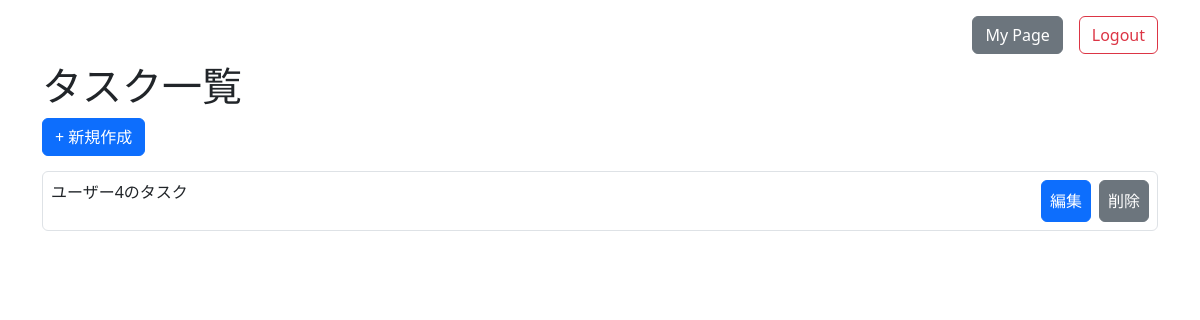
The app's page / (signed in), older data.
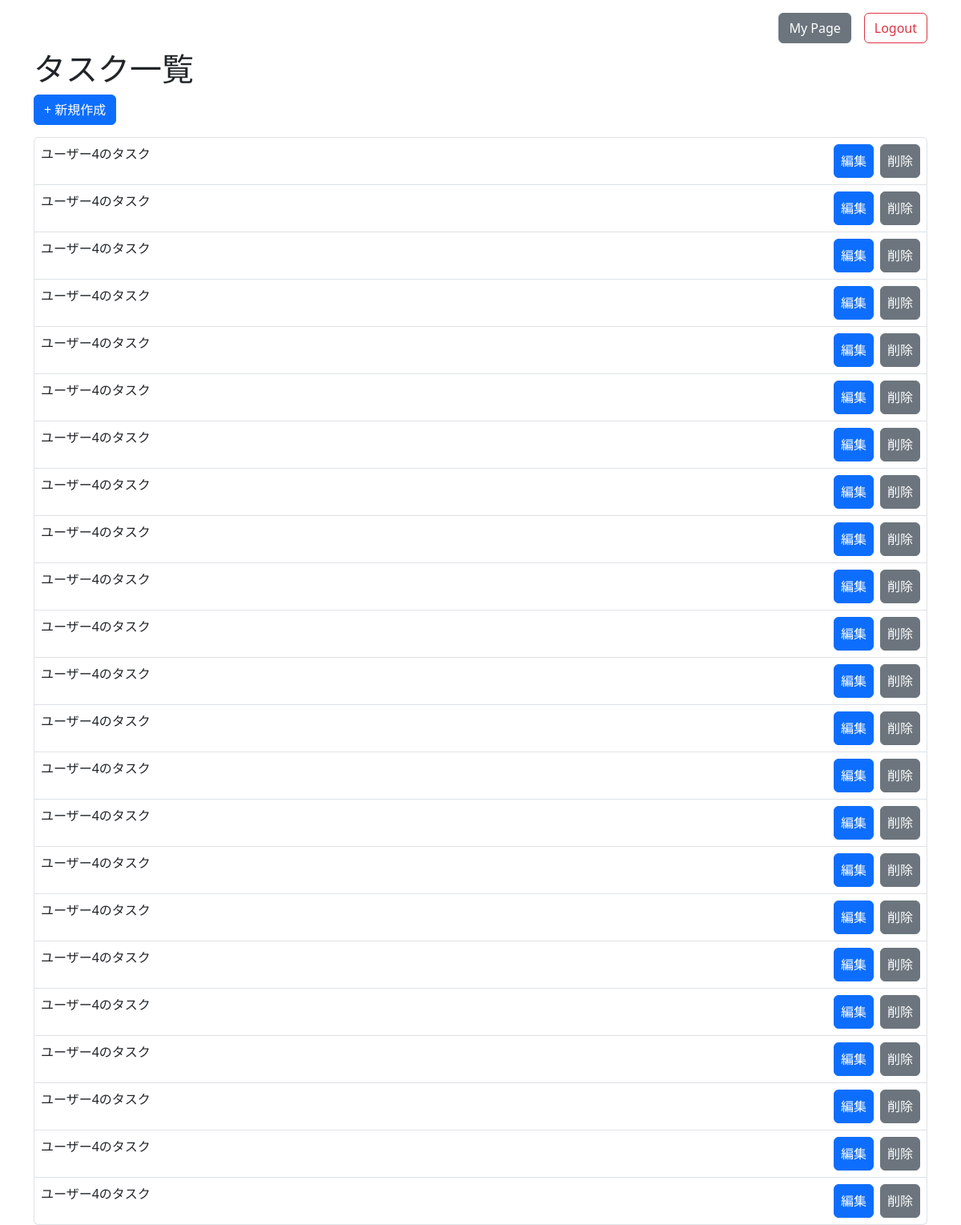
The same page, newer data.
### tables this page shows
CREATE TABLE tasks (
                id INTEGER PRIMARY KEY AUTOINCREMENT,
                title TEXT NOT NULL,
                done INTEGER NOT NULL DEFAULT 0,
                user_id INTEGER
            );

### app.py (the view)
@app.route("/")
@login_required
def index():
    tasks = db.fetch_all_by_user(current_user.id)
    return render_template("index.html", tasks=tasks)

### app.py (called while the page is built)
@login_manager.user_loader
def load_user(user_id):
    conn = sqlite3.connect("tasks.db")
    c = conn.cursor()
    c.execute("SELECT id, username FROM users WHERE id = ?", (user_id,))
    row = c.fetchone()
    conn.close()
    if row:
        return User(row[0], row[1])
    return None

### db.py (called while the page is built)
def get_connection():
    return sqlite3.connect(DB_NAME)

def fetch_all_by_user(user_id):
    with closing(get_connection()) as conn:
        c = conn.cursor()
        c.execute(
            "SELECT id, title, done FROM tasks WHERE user_id = ? ORDER BY id DESC",
            (user_id,)
        )
        return c.fetchall()

### templates/index.html (shortened to what this page needs)
<!DOCTYPE html>
<html lang="ja">
  <head>
    <link
      href="https://cdn.jsdelivr.net/npm/bootstrap@5.3.0/dist/css/bootstrap.min.css"
      rel="stylesheet"
    />
  </head>
  <body>
    <div class="container-md mt-3">
      <div class="d-flex justify-content-end mb-2">
        <a class="btn btn-secondary me-3" href="/mypage">My Page</a>
        <a class="btn btn-outline-danger" href="/logout">Logout</a>
      </div>
      <h1>タスク一覧</h1>
      <a class="btn btn-primary" style="margin-bottom: 15px" href="/new"
        >+ 新規作成</a
      >
      <ul class="list-group">
        {% for id, title, done in tasks %}
        <li class="list-group-item p-2">
          {{ title }} {% if done %}(done){% endif %}
          <a
            class="btn btn-secondary p-2"
            href="/delete/{{ id }}"
            style="float: right"
            >削除</a
          >
          <a
            class="btn btn-primary p-2"
            href="/edit/{{ id }}"
            style="float: right; margin-right: 0.5em"
            >編集</a
          >
        </li>
        {% endfor %}
      </ul>
    </div>
  </body>
</html>

Row changes from the older to the newer data that the page shows:
added tasks: title "ユーザー4のタスク"
added tasks: title "ユーザー4のタスク"
added tasks: title "ユーザー4のタスク"
added tasks: title "ユーザー4のタスク"
added tasks: title "ユーザー4のタスク"
added tasks: title "ユーザー4のタスク"
added tasks: title "ユーザー4のタスク"
added tasks: title "ユーザー4のタスク"
added tasks: title "ユーザー4のタスク"
added tasks: title "ユーザー4のタスク"
added tasks: title "ユーザー4のタスク"
added tasks: title "ユーザー4のタスク"
added tasks: title "ユーザー4のタスク"
added tasks: title "ユーザー4のタスク"
added tasks: title "ユーザー4のタスク"
added tasks: title "ユーザー4のタスク"
added tasks: title "ユーザー4のタスク"
added tasks: title "ユーザー4のタスク"
added tasks: title "ユーザー4のタスク"
added tasks: title "ユーザー4のタスク"
added tasks: title "ユーザー4のタスク"
added tasks: title "ユーザー4のタスク"
